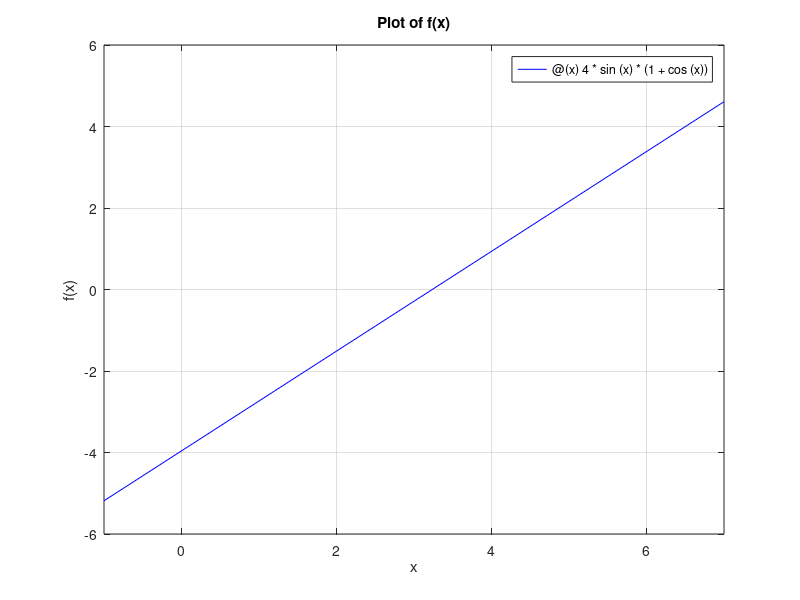

This figure's MATLAB source: (Note: this script raises an error after producing the figure.)
% Function to Maximize (Only Unimodal Function)
f = @(x) 4*sin(x)*(1 + cos(x));

% Plot
fplot(f,[-1,7],'b', LineWidth=2);
hold on; grid on;
title('Plot of f(x)');
xlabel('x'); ylabel('f(x)');

% Initiation
a = 0;
b = pi/2;
epsilon = 0.2;
stop = 0.5;

% Dichotomous search algorithm
dichotomous_search(f, a, b, epsilon,stop);

function dichotomous_search(f, a, b, epsilon, stop)

    i = 1; %number of iterations
    while (abs(a - b) > stop)

        x1 = (a + b - epsilon) / 2;
        x2 = (a + b + epsilon) / 2;

        if f(x1) > f(x2)
            b = x2;
        else
            a = x1;
        end
        
        disp([num2str(i) ': ' num2str(x1) ' , ' num2str(x2)]); % x1, x2 Values
        disp(['   {' num2str(f(x1)) ' , ' num2str(f(x2)) '}']); % x1 x2 function values
        disp(['   [', num2str(a) ' , ' num2str(b) ']']); % New intervals 
        scatter([a, b], [f(a), f(b)], LineWidth=2); %Plot new interval

        i = i + 1; %Increment Interation
    end

    % Maximum value 
    x_max = (a + b) / 2;

    % Display result
    disp(['Minimum: (', num2str(x_max) ',' num2str(f(x_max)) ')']);
    stem(x_max, f(x_max), LineWidth=2);hold off;
end
